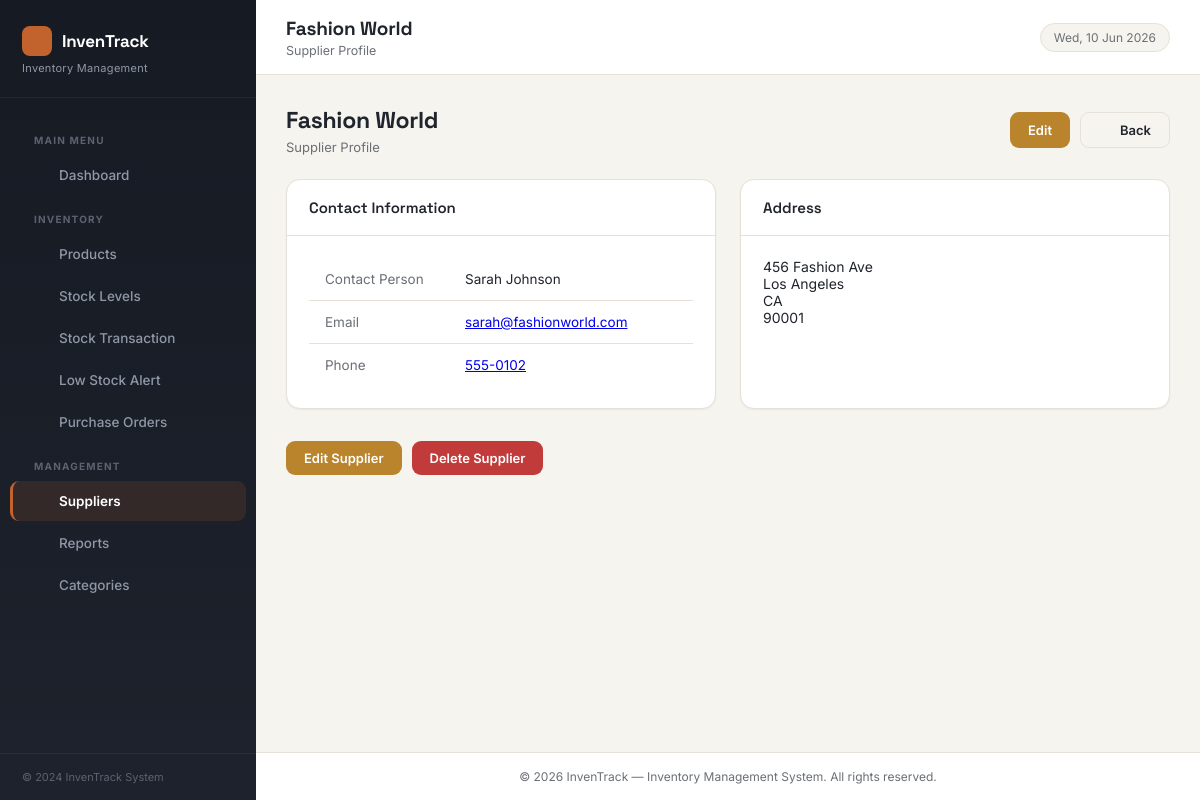
The app's page /pages/suppliers/view.php?id=2 with its own data.
### tables this page shows
CREATE TABLE suppliers (
    supplier_id INT PRIMARY KEY AUTO_INCREMENT,
    supplier_name VARCHAR(100) NOT NULL,
    contact_person VARCHAR(100),
    email VARCHAR(100),
    phone VARCHAR(15),
    address TEXT,
    city VARCHAR(50),
    state VARCHAR(50),
    zip_code VARCHAR(10),
    created_at TIMESTAMP DEFAULT CURRENT_TIMESTAMP,
    updated_at TIMESTAMP DEFAULT CURRENT_TIMESTAMP ON UPDATE CURRENT_TIMESTAMP
);

### classes/Supplier.php (called while the page is built, shortened)
<?php
class Supplier {
    private $conn;
    private $table = 'suppliers';
    public function __construct($db) {
        $this->conn = $db;
    }
    public function getSupplierById($id) {
        $query = "SELECT * FROM " . $this->table . " WHERE supplier_id = ?";
        $stmt = $this->conn->prepare($query);
        $stmt->bind_param('i', $id);
        $stmt->execute();
        $result = $stmt->get_result();
        if ($result && $result->num_rows > 0) {
            return $result->fetch_assoc();
        }
        return false;
    }
}
?>

### pages/suppliers/view.php (the view, shortened to what this page needs)
<?php
require_once '../../config/database.php';
require_once '../../classes/Supplier.php';
$supplier = new Supplier($conn);
$supplier_id = $_GET['id'] ?? 0;
$supplierData = $supplier->getSupplierById($supplier_id);
$pageTitle = htmlspecialchars($supplierData['supplier_name']);
$pageSubtitle = 'Supplier Profile';
$activeMenu = 'suppliers'; $cssPath = '../../assets/css/style.css';
$jsPath = '../../assets/js/script.js'; $basePath = '../../';
require_once '../../includes/layout.php';
?>
<div class="page-header">
    <div><h1><?php echo htmlspecialchars($supplierData['supplier_name']); ?></h1><p>Supplier Profile</p></div>
    <div style="display:flex;gap:10px;">
        <a href="edit.php?id=<?php echo $supplierData['supplier_id']; ?>" class="btn btn-warning">Edit</a>
        <a href="list.php" class="btn btn-secondary"><?php echo icon('arrow-left', 15); ?> Back</a>
    </div>
</div>
<div style="display:grid;grid-template-columns:1fr 1fr;gap:24px;">
    <div class="card">
        <div class="card-header"><h3>Contact Information</h3></div>
        <div class="card-body">
            <table style="margin:0;">
                <tbody>
                    <tr><td class="text-muted" style="width:140px;">Contact Person</td><td><?php echo htmlspecialchars($supplierData['contact_person'] ?? '—'); ?></td></tr>
                    <tr><td class="text-muted">Email</td><td><?php echo !empty($supplierData['email']) ? '<a href="mailto:'.htmlspecialchars($supplierData['email']).'">'.htmlspecialchars($supplierData['email']).'</a>' : '—'; ?></td></tr>
                    <tr><td class="text-muted">Phone</td><td><?php echo !empty($supplierData['phone']) ? '<a href="tel:'.htmlspecialchars($supplierData['phone']).'">'.htmlspecialchars($supplierData['phone']).'</a>' : '—'; ?></td></tr>
                </tbody>
            </table>
        </div>
    </div>
    <div class="card">
        <div class="card-header"><h3>Address</h3></div>
        <div class="card-body">
            <?php
            $parts = array_filter([
                $supplierData['address'] ?? '',
                $supplierData['city'] ?? '',
                $supplierData['state'] ?? '',
                $supplierData['zip_code'] ?? ''
            ]);
            echo !empty($parts) ? implode('<br>', array_map('htmlspecialchars', $parts)) : '<span class="text-muted">Not provided</span>';
            ?>
        </div>
    </div>
</div>
<div style="display:flex;gap:10px;margin-top:8px;">
    <a href="edit.php?id=<?php echo $supplierData['supplier_id']; ?>" class="btn btn-warning">Edit Supplier</a>
    <a href="delete.php?id=<?php echo $supplierData['supplier_id']; ?>" class="btn btn-danger" onclick="return confirm('Delete this supplier?')">Delete Supplier</a>
</div>
<?php require_once '../../includes/layout-end.php'; ?>

### includes/layout.php (shortened to what this page needs)
<?php
require_once __DIR__ . '/icons.php';
$assetBase = '';
if (isset($basePath) && $basePath !== '') {
    $assetBase = rtrim($basePath, '/') . '/';
} else {
    $assetBase = '../';
}
$resolvedCss = isset($cssPath) ? $cssPath : ($assetBase . 'assets/css/style.css');
?>
<!DOCTYPE html>
<html lang="en">
<head>
    <link rel="stylesheet" href="<?php echo htmlspecialchars($resolvedCss); ?>">
</head>
<body>
<aside class="sidebar">
    <div class="sidebar-brand">
        <h2><span class="sidebar-logo"><?php echo icon('box', 18); ?></span> InvenTrack</h2>
        <p>Inventory Management</p>
    </div>
    <ul class="sidebar-menu">
        <li class="sidebar-section-title">Main Menu</li>
        <li>
            <a href="<?php echo $basePath ?? '../'; ?>index.php"
               class="<?php echo ($activeMenu === 'dashboard') ? 'active' : ''; ?>">
                <span class="menu-icon"><?php echo icon('home', 18); ?></span> Dashboard
            </a>
        </li>
        <li class="sidebar-section-title">Inventory</li>
        <li>
            <a href="<?php echo $basePath ?? '../'; ?>pages/products/list.php"
               class="<?php echo ($activeMenu === 'products') ? 'active' : ''; ?>">
                <span class="menu-icon"><?php echo icon('box', 18); ?></span> Products
            </a>
        </li>
        <li>
            <a href="<?php echo $basePath ?? '../'; ?>pages/inventory/list.php"
               class="<?php echo ($activeMenu === 'inventory') ? 'active' : ''; ?>">
                <span class="menu-icon"><?php echo icon('layers', 18); ?></span> Stock Levels
            </a>
        </li>
        <li>
            <a href="<?php echo $basePath ?? '../'; ?>pages/inventory/add-transaction.php"
               class="<?php echo ($activeMenu === 'transaction') ? 'active' : ''; ?>">
                <span class="menu-icon"><?php echo icon('repeat', 18); ?></span> Stock Transaction
            </a>
        </li>
        <li>
            <a href="<?php echo $basePath ?? '../'; ?>pages/inventory/low-stock.php"
               class="<?php echo ($activeMenu === 'lowstock') ? 'active' : ''; ?>">
                <span class="menu-icon"><?php echo icon('alert-triangle', 18); ?></span> Low Stock Alert
            </a>
        </li>
        <li>
            <a href="<?php echo $basePath ?? '../'; ?>pages/purchase-orders/list.php"
               class="<?php echo ($activeMenu === 'purchase-orders') ? 'active' : ''; ?>">
                <span class="menu-icon"><?php echo icon('clipboard', 18); ?></span> Purchase Orders
            </a>
        </li>
        <li class="sidebar-section-title">Management</li>
        <li>
            <a href="<?php echo $basePath ?? '../'; ?>pages/suppliers/list.php"
               class="<?php echo ($activeMenu === 'suppliers') ? 'active' : ''; ?>">
                <span class="menu-icon"><?php echo icon('building', 18); ?></span> Suppliers
            </a>
        </li>
        <li>
            <a href="<?php echo $basePath ?? '../'; ?>pages/reports/index.php"
               class="<?php echo ($activeMenu === 'reports') ? 'active' : ''; ?>">
                <span class="menu-icon"><?php echo icon('bar-chart', 18); ?></span> Reports
            </a>
        </li>
        <li>
            <a href="<?php echo $basePath ?? '../'; ?>pages/categories/list.php"
               class="<?php echo ($activeMenu === 'categories') ? 'active' : ''; ?>">
                <span class="menu-icon"><?php echo icon('grid', 18); ?></span> Categories
            </a>
        </li>
    </ul>
    <div class="sidebar-footer">
        &copy; 2024 InvenTrack System
    </div>
</aside>
<div class="main-wrapper">
    <div class="topbar">
        <div>
            <div class="topbar-title"><?php echo htmlspecialchars($pageTitle ?? 'Dashboard'); ?></div>
            <div class="topbar-subtitle"><?php echo htmlspecialchars($pageSubtitle ?? 'Inventory Management System'); ?></div>
        </div>
        <div class="topbar-right">
            <span class="topbar-date"><?php echo date('D, d M Y'); ?></span>
        </div>
    </div>
    <div class="page-content">

### records on screen
suppliers: supplier_name "Fashion World", contact_person "Sarah Johnson", email "sarah@fashionworld.com", phone "555-0102"

### other values on screen
$pageSubtitle "Supplier Profile"
implode('<br>', array_map('htmlspecialchars', $parts)) "456 Fashion Ave Los Angeles CA 90001"
